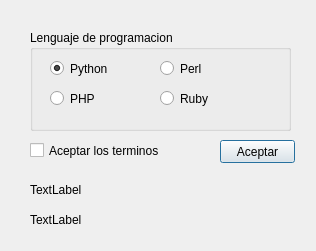
<?xml version="1.0" encoding="UTF-8"?>
<ui version="4.0">
 <class>Dialog</class>
 <widget class="QDialog" name="Dialog">
  <property name="geometry">
   <rect>
    <x>0</x>
    <y>0</y>
    <width>316</width>
    <height>251</height>
   </rect>
  </property>
  <property name="windowTitle">
   <string>Seleccionador</string>
  </property>
  <widget class="QGroupBox" name="groupBox">
   <property name="geometry">
    <rect>
     <x>30</x>
     <y>30</y>
     <width>261</width>
     <height>101</height>
    </rect>
   </property>
   <property name="mouseTracking">
    <bool>true</bool>
   </property>
   <property name="title">
    <string>Lenguaje de programacion</string>
   </property>
   <property name="checkable">
    <bool>false</bool>
   </property>
   <widget class="QRadioButton" name="python">
    <property name="geometry">
     <rect>
      <x>20</x>
      <y>30</y>
      <width>82</width>
      <height>17</height>
     </rect>
    </property>
    <property name="text">
     <string>Python</string>
    </property>
    <property name="checked">
     <bool>true</bool>
    </property>
   </widget>
   <widget class="QRadioButton" name="php">
    <property name="geometry">
     <rect>
      <x>20</x>
      <y>60</y>
      <width>82</width>
      <height>17</height>
     </rect>
    </property>
    <property name="text">
     <string>PHP</string>
    </property>
   </widget>
   <widget class="QRadioButton" name="perl">
    <property name="geometry">
     <rect>
      <x>130</x>
      <y>30</y>
      <width>82</width>
      <height>17</height>
     </rect>
    </property>
    <property name="text">
     <string>Perl</string>
    </property>
   </widget>
   <widget class="QRadioButton" name="ruby">
    <property name="geometry">
     <rect>
      <x>130</x>
      <y>60</y>
      <width>82</width>
      <height>17</height>
     </rect>
    </property>
    <property name="text">
     <string>Ruby</string>
    </property>
   </widget>
  </widget>
  <widget class="QCheckBox" name="checkBox">
   <property name="geometry">
    <rect>
     <x>30</x>
     <y>130</y>
     <width>151</width>
     <height>41</height>
    </rect>
   </property>
   <property name="text">
    <string>Aceptar los terminos</string>
   </property>
  </widget>
  <widget class="QPushButton" name="boton">
   <property name="geometry">
    <rect>
     <x>220</x>
     <y>140</y>
     <width>75</width>
     <height>23</height>
    </rect>
   </property>
   <property name="text">
    <string>Aceptar</string>
   </property>
  </widget>
  <widget class="QLabel" name="labelLenguaje">
   <property name="geometry">
    <rect>
     <x>30</x>
     <y>180</y>
     <width>261</width>
     <height>20</height>
    </rect>
   </property>
   <property name="text">
    <string>TextLabel</string>
   </property>
  </widget>
  <widget class="QLabel" name="labelTerminos">
   <property name="geometry">
    <rect>
     <x>30</x>
     <y>210</y>
     <width>261</width>
     <height>20</height>
    </rect>
   </property>
   <property name="text">
    <string>TextLabel</string>
   </property>
  </widget>
 </widget>
 <resources/>
 <connections/>
</ui>
